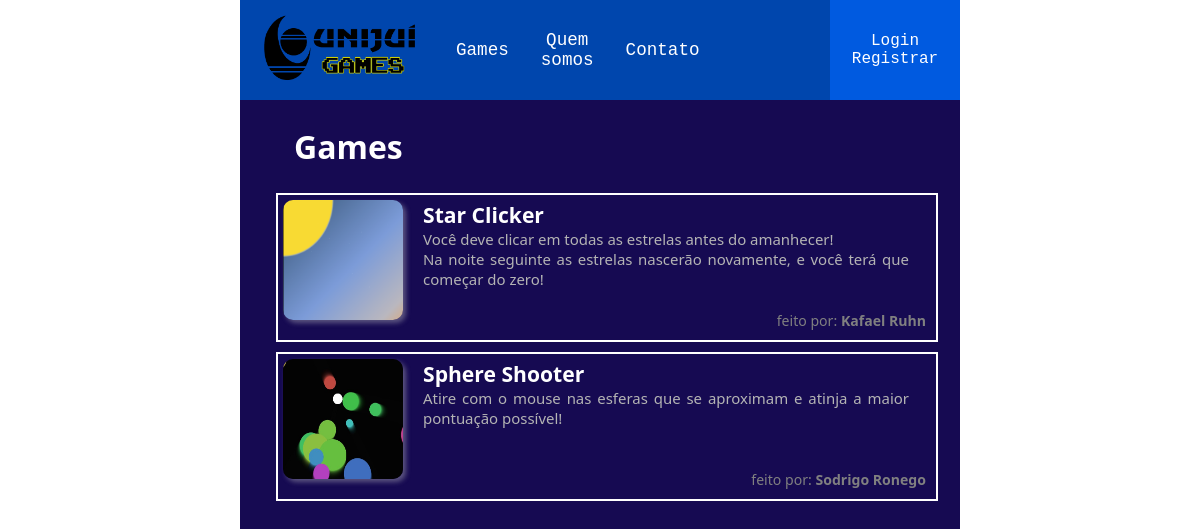
Screenshot of /Pages/games.php with the database file from the repository.
### tables this page shows
CREATE TABLE IF NOT EXISTS `games` (
  PK_game_id int(10) NOT NULL AUTO_INCREMENT,
  `FK_author` int(10) NOT NULL,
  `title` varchar(30) NOT NULL,
  `description` varchar(300),
  `upload_date`date,
   PRIMARY KEY(PK_game_id)
);

### logic/dao/GamesRequester.php (called while the page is built, shortened)
<?php
class GamesRequester extends DatabaseConnector {
    public function queryGames(): array|false {
        $con = $this->getConection();
        $sql = "SELECT
        games.PK_game_id AS 'id',
        games.title,
        games.description,
        games.upload_date AS 'date',
        users.nickname AS 'author'
        FROM games
        INNER JOIN users
        ON games.FK_author = users.PK_user_id;";
        $result = $con->query($sql);
        $allGames = new ArrayObject();
        while ($row = $result->fetch_assoc()) {
            $game = new GameData($row['id'], $row['author'], $row['title'], $row['description'], new \DateTime($row['date']));
            $allGames->append($game);
        }
        return (array) $allGames;
    }
}
?>

### logic/file-access/FileParser.php (called while the page is built)
<?php
class FileParser {
    public static function parseGamePath(string $author, string $game): string {
        $author = strtolower(str_replace(' ', '-', $author));
        $game = strtolower(str_replace(' ', '-', $game));
        $path = "/games/{$author}/{$game}/";
        return $path;
    }
}
?>

### Pages/games.php (the view, shortened to what this page needs)
<!DOCTYPE html>
<html lang="en">
<head>
  <link rel="stylesheet" href="<?php echo SERVER_ROOT_REQUEST ?>/assets/style/global.css">
  <link rel="stylesheet" href="<?php echo SERVER_ROOT_REQUEST ?>/assets/style/games.css">
</head>
<body>
  <div id="wrapper">
    <?php include PAGE_HEADER ?>
    <h1 class="title">Games</h1>
    <?php
    include SERVER_ROOT . '/logic/dao/GamesRequester.php';
    $requester = new GamesRequester();
    $games = $requester->queryGames();
    ?>
    <div class="games">
      <?php
      require SERVER_ROOT . '/logic/file-access/FileParser.php';
      if (!$games) {
        echo "<p>Ainda não temos nenhum game registrado!</p>";
        return;
      } else {
        foreach ($games as $game) {
          echo getEachGameHtml($game);
        }
      }
      function getEachGameHtml(GameData $game): string
      {
        $author = $game->author;
        $title = $game->title;
        $description = $game->description;
        $thumb_path = SERVER_ROOT_REQUEST . FileParser::parseGamePath($author, $title);
        return "
        <a href=\"game.php?author={$author}&game={$title}\">
          <div class=\"game-container\">
            <div class=\"each-game\">
                <img class=\"game-preview\" src=\"{$thumb_path}thumb.png\" alt=\"game preview image\">
                <h2 class=\"game-name\">{$title}</h2>
                <p class=\"game-description\">{$description}</p>
                <p class=\"game-authors\"><span class=\"author\">{$author}</span></p>
            </div>
          </div>
        </a>";
      }
      ?>
    </div>
  </div>
</body>
</html>

### Pages/components/header.php (shortened to what this page needs)
<link rel="stylesheet" href="<?php echo SERVER_ROOT_REQUEST ?>/assets/style/header.css">
<div id="header">
    <div class="logo-div">
        <a href="<?php echo SERVER_ROOT_REQUEST ?>">
            <img src="<?php echo SERVER_ROOT_REQUEST ?>/assets/images/logo.png">
        </a>
    </div>
    <div class="navbar-div">
        <ul class="navbar">
            <li><a href="<?php echo SERVER_ROOT_REQUEST ?>/pages/games.php">Games</a></li>
            <li><a href="<?php echo SERVER_ROOT_REQUEST ?>/pages/about.php">Quem<br>somos</a></li>
            <li><a href="<?php echo SERVER_ROOT_REQUEST ?>/pages/contact.php">Contato</a></li>
        </ul>
    </div>
    <div class="user-area">
        <?php
        $id = $_SESSION["id"] ?? null;
        $username = $_SESSION["username"] ?? null;
        if (is_null($id) || is_null($username)) {
            echo
            '<button class="dropbtn" onclick="location.href=\''.SERVER_ROOT_REQUEST.'/pages/user-entry.php\'">
                <span>Login<br/>Registrar</span>
            </button>';
        }   ?>
    </div>
</div>

### Assets/style/global.css (style rules this page uses)
html, body { overflow: auto; margin: 0; }
body { min-height: 100vh; background-image: url("https://i.pinimg.com/originals/fd/8f/8d/fd8f8da060afe72035e078e5fe661452.png"); background-repeat: no-repeat; background-size: cover; background-attachment: fixed; }
div#wrapper { min-height: 100vh; margin-left: 20%; margin-right: 20%; min-width: 720px; overflow: hidden; background-color: rgb(22, 10, 82); border: none; }
p, th, td, h1, h2, h3, h4 { font-family: 'Segoe UI', Tahoma, Geneva, Verdana, sans-serif; color: white; }
h1.title { width: 50%; margin: 0 auto; margin-top: 25px; margin-bottom: 25px; width: 85%; font-size: 2rem; }

### Assets/style/games.css (style rules this page uses)
div.games { display: block; margin: 0 auto; width: 90%; }
div.each-game { display: block; padding: 5px; height: 135px; border: 2px solid white; transform: scale(1); transition: transform .2s; width: 100%; }
img.game-preview { display: block; float: left; border-radius: 10px; box-shadow: 3px 3px 5px rgba(200, 200, 200, 0.4); width: 120px; height: 120px; }
h2.game-name, p.game-description { display: block; float: left; margin: 0; margin-left: 20px; width: 75%; word-wrap: break-word; }
h2.game-name { text-transform: capitalize; font-size: 1.2em; color: white; }
p.game-description { text-align: justify; font-size: 0.85em; color: rgba(180, 180, 180, 1); }
p.game-authors { position: absolute; float: right; margin: 0; bottom: 10px; right: 10px; color: grey; font-size: 0.8em; }
p.game-authors::before { content: "feito por: "; }
span.author { font-weight: bold; }
p.game-description::first-letter { text-transform: capitalize; }
div.game-container { margin-bottom: 10px; width: 100%; justify-content: center; }

### Assets/style/header.css (style rules this page uses)
a, .dropbtn span { font-family: monospace; font-size: 1.1rem; color: white; text-decoration: none; }
#header { display: block; background-color: #0046ad; margin: auto; height: 100px; }
#header ul.navbar { list-style-type: none; margin: 0; padding: 0; overflow: hidden; background-color: #0046ad; height: 100px; }
div.navbar-div { float: left; left: 12.5rem; }
div.logo-div { display:block; overflow:hidden; float: left; width: 12.5rem; float:left; height: 100px; position: relative; }
ul.navbar li { height: 100%; float: left; display: flex; justify-content: center; align-items: center; }
ul.navbar li a { display: block; padding: 2rem 1rem; text-align: center; }
ul.navbar li { background-color: transparent; transition: background-color 100ms linear; }
div.logo-div img { max-height: 100px; width: 80%; left: 10%; top: 15%; position: absolute; transition: transform .2s; }
div.user-area { float: right; right: 0; height:100%; display: table; min-width: 130px; text-align: center; vertical-align: middle; }
button.dropbtn { background-color: #005ae0; height: 100%; width: 100%; color: white; padding: 16px; border: none; cursor: pointer; }
.dropbtn span { font-size: 1rem; }

### rows the page displays
games: shows a picture, title "Star Clicker", description "Você deve clicar em todas as estrelas antes do amanhecer! Na noite seguinte as estrelas nascerão novamente, e você terá que começar do zero!", author "Kafael Ruhn"
games: shows a picture, title "Sphere Shooter", description "Atire com o mouse nas esferas que se aproximam e atinja a maior pontuação possível!", author "Sodrigo Ronego"
